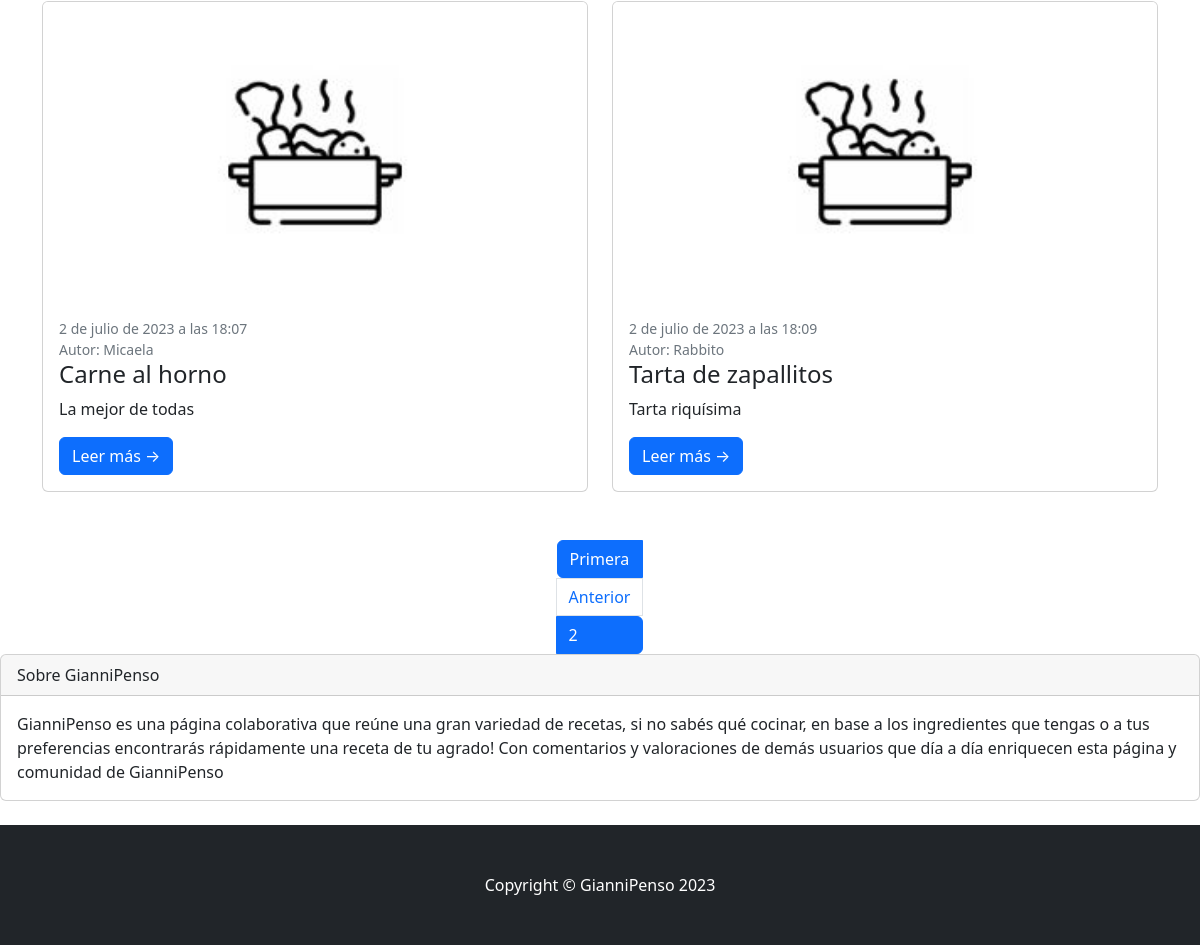
Before: /AppRecetas/recetas-list/?page=2 (lower part) with the older database file.
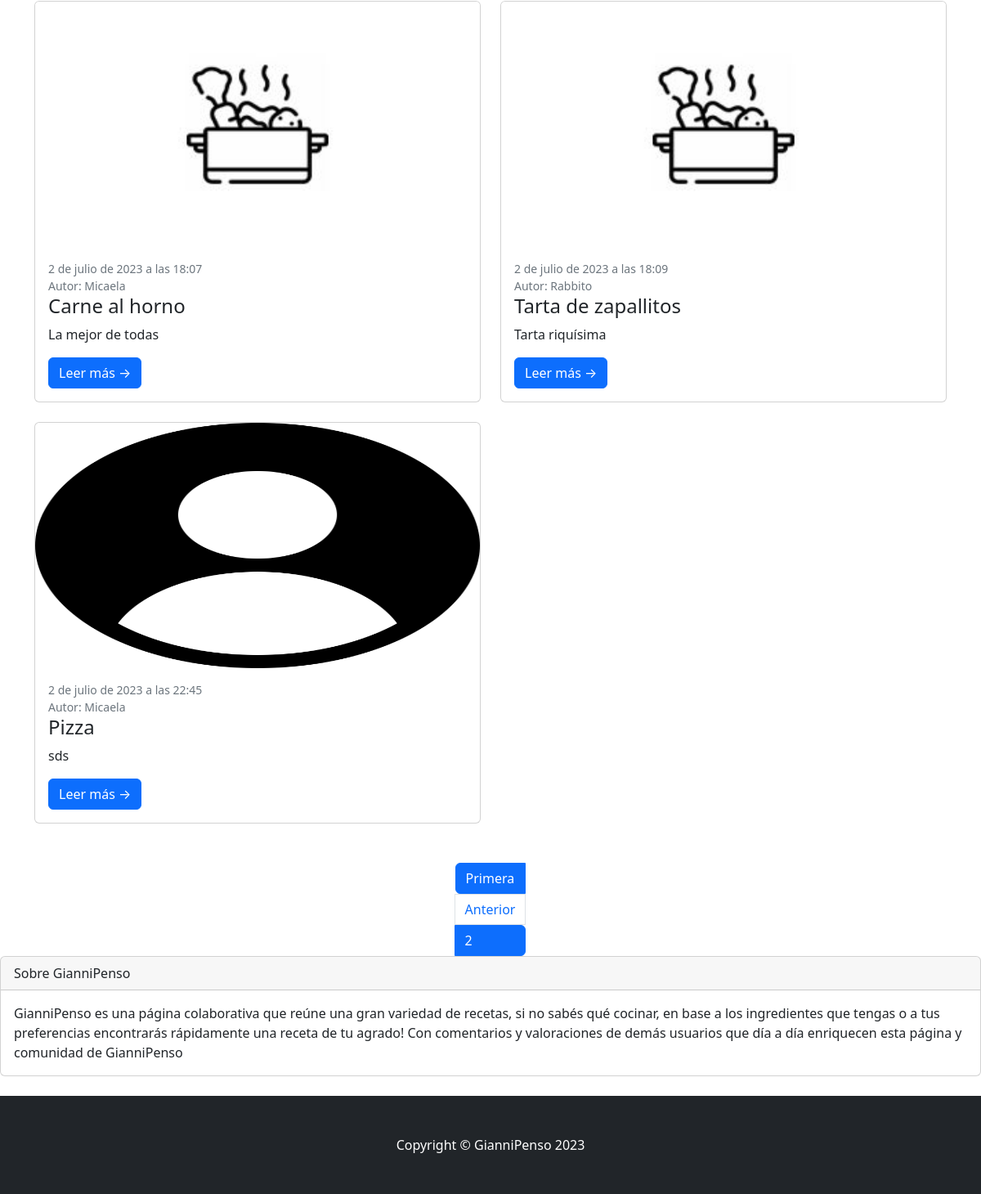
After: the same page with the newer database file.
### AppRecetas/models.py (models this page shows, shortened)
class Recetas(models.Model):
    titulo = models.CharField(max_length=40)
    subtitulo = models.CharField(max_length=1000, null= True, default="")
    ingredientes = models.CharField(max_length=1000)
    pasos = models.CharField(max_length=1000)
    tiempo_de_coccion = models.IntegerField()
    fecha_hora_de_subida = models.DateTimeField(default=datetime.datetime.now)
    categoria = models.ManyToManyField(Categoría, related_name='recetas')
    imagen = models.ImageField(upload_to ='imagenes', null=True, blank=True, default='imagenes/default.png')
    autor = models.ForeignKey(User, on_delete=models.CASCADE)

### AppRecetas/class_views.py (the view)
# urls.py: path('recetas-list/', class_views.RecetaListView.as_view(), name="Recetas"),
class RecetaListView (ListView):
    model = Recetas
    template_name = "AppRecetas/recetas_list.html"
    paginate_by = 4  # 4 recetas por página
    def get_context_data(self, **kwargs):
        context = super().get_context_data(**kwargs)
        queryset = self.get_queryset()
        paginator = Paginator(queryset, self.paginate_by)
        page_number = self.request.GET.get('page')
        page_obj = paginator.get_page(page_number)
        context['page_obj'] = page_obj
        return context

### AppRecetas/templates/AppRecetas/recetas_list.html (shortened to what this page needs)
{% extends 'AppRecetas/base.html' %}
{% load static %}
{% block main %}
<div class="container">
    <div class="row">
        {% for receta in page_obj %}
        <div class="col-md-6">
            <div class="card mb-4">
                <a href="#!"><img class="card-img-top" src="{{receta.imagen.url}}" alt="..." style: width="300"; height="300";/></a>
                <div class="card-body">
                    <div class="small text-muted">{{receta.fecha_hora_de_subida}}
                        <p class="card-text">Autor: {{receta.autor}}</p>
                    </div>
                    <h2 class="card-title h4">{{receta.titulo}}</h2>
                    <p class="card-text">{{receta.subtitulo}}</p>
                    <a class="btn btn-primary" href="{% url 'Detalle' receta.id %}">Leer más →</a>
                </div>
            </div>
        </div>
        {% endfor %}
    </div>
    <div class="pagination d-flex justify-content-center mt-4">
        <span class="step-links">
            {% if page_obj.has_previous %}
                <li class="page-item active d-inline" aria-current="page"><a class="page-link" href="?page=1">Primera</a></li>
                <li class="page-item d-inline"><a class="page-link" href="?page={{ page_obj.previous_page_number }}">Anterior</a></li>
            {% endif %}
            <li class="page-item active d-inline" aria-current="page"><a class="page-link" href="#!">{{ page_obj.number }}</a></li>
        </span>
    </div>
</div>
{% endblock main %}

Changed rows visible on the page:
added Recetas: imagen (placeholder picture), fecha_hora_de_subida "2 de julio de 2023 a las 22:45", autor "Micaela", titulo "Pizza", subtitulo "sds"
